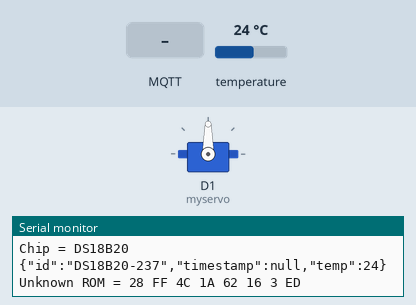
A sketch run on a simulated ESP8266 (NodeMCU). Shown: servo, the last lines printed to the serial monitor. The inputs (shaded band) are chosen by the test bench; at power-on: temperature 24 °C. WiFi joins after 1.5 s; servers stay silent unless stated; network time is answered at once with the bench clock; the local clock reads 2024-03-15 10:24:30 at power-on unless the sketch sets it; no MQTT or app messages arrive unless stated.

Above: at 2.7 s.
2.8 s: MQTT message "DS18B20-55" arrives on the first subscribed topic
At 5.6 s:
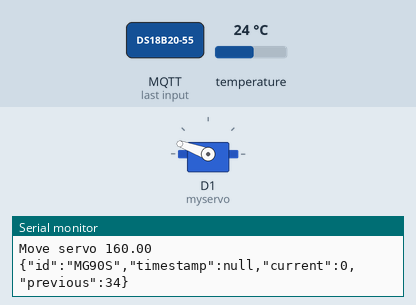
Timing chart, 0 to 7.1 s (numbered marks = the images above; inputs shaded):
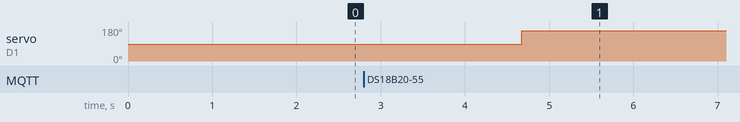

Measured:
- after the input at 2.8 s, servo on D1 (myservo): 90° → 160° after 1.9 s

The sketch:

DS18B20.ino
```cpp
#include <OneWire.h>
#include <ESP8266WiFi.h>
#include <PubSubClient.h>
#include <ArduinoJson.h>
#include <NTPClient.h>
#include <WiFiUdp.h>
#include <TimeLib.h>
#include <Servo.h>

// Network SSID
const char* ssid = "{{wlan_ssid}}";
const char* password = "{{wlan_passphrase}}";

// MQTT
WiFiClient espClient;
const char* mqtt_server = "192.168.200.1";
const char* temperature_topic_pannu = "sensors/pannu";
const char* temperature_topic_patteri = "sensors/patteri";

const char* command_topic = "sensors/pannu/command";
const char* state_topic = "sensors/pannu/current";

PubSubClient mqttClient(espClient);

// Define NTP Client to get time
WiFiUDP ntpUDP;
NTPClient timeClient(ntpUDP, "192.168.200.1");

// Sensor on pin 4
OneWire  ds(D4);

// Servo
Servo myservo;

// celsius at output angle min and max
float MIN_TEMP = 25;
float MAX_TEMP = 45;

// degress 0-180
float MIN_ANGLE = 160;
float MAX_ANGLE = 20;

void setCurrentServo(float temp) {
  float validTemp = constrain(temp, MIN_TEMP, MAX_TEMP);

  float angle = map(validTemp, MIN_TEMP, MAX_TEMP, MIN_ANGLE, MAX_ANGLE);

  Serial.print("Move servo ");
  Serial.println(angle);

  myservo.write(angle);
}

float getCurrentServo() {
  float angle = myservo.read();

  float temp = map(angle, MIN_ANGLE, MAX_ANGLE, MIN_TEMP, MAX_TEMP);
  Serial.print("Current servo ");
  Serial.print(angle);
  Serial.print(" = ");
  Serial.println(temp);

  return temp;
}

void setup(void) {
  Serial.begin(9600);

  // Connect WiFi
  WiFi.hostname("ds18b20");
  WiFi.begin(ssid, password);

  Serial.println("WiFi connecting");
  while (WiFi.status() != WL_CONNECTED) {
    delay(500);
    Serial.print(".");
  }
  Serial.println("");
  Serial.println("WiFi connected");

  // Print the IP address
  Serial.print("IP address: ");
  Serial.println(WiFi.localIP());

  mqttClient.setServer(mqtt_server, 1883);
  mqttClient.setCallback(callback);
  mqttClient.setKeepAlive(90);
  mqttClient.setSocketTimeout(90);

  timeClient.begin();
  timeClient.update();

  myservo.attach(D1);

  Serial.println("Setup done");
}

void reconnect() {
  while (!mqttClient.connected()) {
    Serial.print("Connecting to MQTT broker ...");
    if (mqttClient.connect("pannuhuone")) {
      Serial.println("OK");
      if (!mqttClient.subscribe(command_topic, 1)) {
        Serial.println("Subscribe failed");
      }
    } else {
      Serial.print("Error : ");
      Serial.print(mqttClient.state());
      Serial.println(" Wait 5 seconds before retry");
      delay(5000);
    }
  }
}

char* getUTCTime() {
  timeClient.update();

  unsigned long t = timeClient.getEpochTime();

  // 2021-02-18T21:02:01.934083+00:00
  char now[34];
  sprintf(now, "%02d-%02d-%02dT%02d:%02d:%02d.000000+00:00", year(t), month(t), day(t), hour(t), minute(t), second(t));

  //Serial.print("Time is now ");
  //Serial.println(now);
  return now;
}

void loop(void) {
  if (!mqttClient.connected()) {
    reconnect();
  }

  if (!mqttClient.loop()) {
    Serial.println("MQTT disconnected");
  }

  if (!readTemperature()) {
    ds.reset_search();
    delay(60000);
  }
}

bool readTemperature() {
  byte i;
  byte present = 0;
  byte type_s;
  byte data[12];
  byte addr[8];
  float celsius;

  if ( !ds.search(addr)) {
    return false;
  }

  if (OneWire::crc8(addr, 7) != addr[7]) {
      Serial.println("CRC is not valid!");
      return false;
  }
  Serial.println();

  // the first ROM byte indicates which chip
  switch (addr[0]) {
    case 0x10:
      Serial.println("Chip = DS18S20");  // or old DS1820
      type_s = 1;
      break;
    case 0x28:
      Serial.println("Chip = DS18B20");
      type_s = 0;
      break;
    case 0x22:
      Serial.println("Chip = DS1822");
      type_s = 0;
      break;
    default:
      Serial.println("Device is not a DS18x20 family device.");
      return false;
  }

  ds.reset();
  ds.select(addr);
  ds.write(0x44,1);         // start conversion, with parasite power on at the end

  delay(1000);     // maybe 750ms is enough, maybe not
  // we might do a ds.depower() here, but the reset will take care of it.

  present = ds.reset();
  ds.select(addr);
  ds.write(0xBE);         // Read Scratchpad

  for ( i = 0; i < 9; i++) {           // we need 9 bytes
    data[i] = ds.read();
  }

  // convert the data to actual temperature

  unsigned int raw = (data[1] << 8) | data[0];
  if (type_s) {
    raw = raw << 3; // 9 bit resolution default
    if (data[7] == 0x10) {
      // count remain gives full 12 bit resolution
      raw = (raw & 0xFFF0) + 12 - data[6];
    }
  } else {
    byte cfg = (data[4] & 0x60);
    if (cfg == 0x00) raw = raw << 3;  // 9 bit resolution, 93.75 ms
    else if (cfg == 0x20) raw = raw << 2; // 10 bit res, 187.5 ms
    else if (cfg == 0x40) raw = raw << 1; // 11 bit res, 375 ms
    // default is 12 bit resolution, 750 ms conversion time
  }
  celsius = (float)raw / 16.0;

  StaticJsonDocument<200> doc;
  doc["id"] = "DS18B20-" + String(addr[7]);
  doc["timestamp"] = getUTCTime();
  doc["temp"] = celsius;

  char output[256];
  serializeJson(doc, output);

  Serial.println(output);

  digitalWrite(2,HIGH);

  if (doc["id"] == "DS18B20-55") {
    mqttClient.publish(temperature_topic_pannu, output, true);
  } else if (doc["id"] == "DS18B20-81") {
    mqttClient.publish(temperature_topic_patteri, output, true);
  } else {
    Serial.print("Unknown ROM =");
    for( i = 0; i < 8; i++) {
      Serial.write(' ');
      Serial.print(addr[i], HEX);
    }
  }

  delay(2000);
  digitalWrite(2,LOW);

  return true;
}


// function called when a MQTT message arrived
void callback(char* p_topic, byte* p_payload, unsigned int p_length) {
  // concat the payload into a string
  String payload;
  for (uint8_t i = 0; i < p_length; i++) {
    payload.concat((char)p_payload[i]);
  }
  float requested = payload.toFloat();

  // handle message topic
  Serial.print("Received message to ");
  Serial.print(p_topic);
  Serial.print(" value ");
  Serial.println(payload);

  if (String(command_topic).equals(p_topic)) {
    float current = getCurrentServo();
    if (current != requested) {

      setCurrentServo(requested);

      StaticJsonDocument<200> doc;
      doc["id"] = "MG90S";
      doc["timestamp"] = getUTCTime();;
      doc["current"] = requested;
      doc["previous"] = current;

      char output[256];
      serializeJson(doc, output);
      Serial.println(output);

      mqttClient.publish(state_topic, output, true);
    } else {
      Serial.print("Already at ");
      Serial.println(current);
    }
  }
}
```
